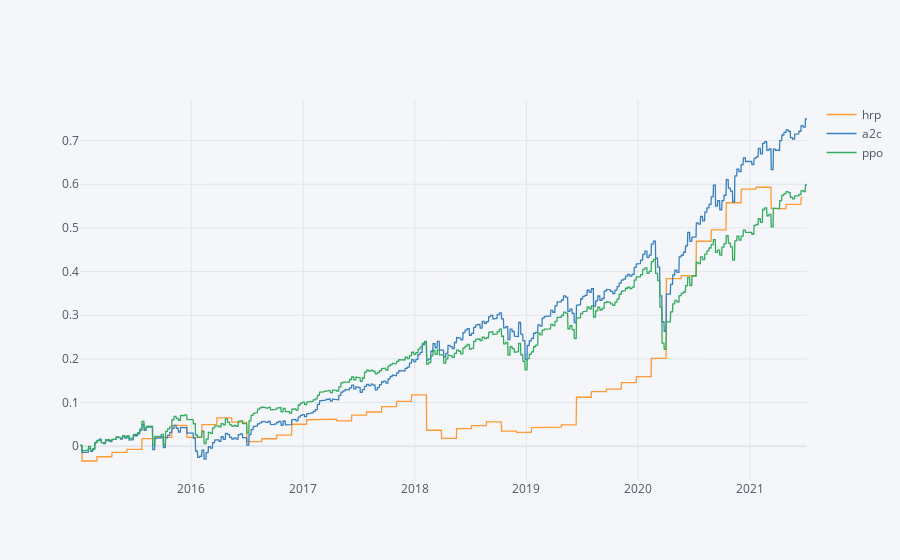

Notebook code cell kept with this figure:
### Code cell
rtsdf.iplot()

### Figure 1 — Plotly figure (JSON) as saved in the notebook; plotly's stock layout.template omitted (floating-point values rounded to 4 significant figures; data arrays with more than 128 entries replaced by an {"elided": "..."} marker saying what was removed)
{"data": [{"line": {"color": "rgba(255, 153, 51, 1.0)", "dash": "solid", "shape": "linear", "width": 1.3}, "mode": "lines", "name": "hrp", "text": "", "type": "scatter", "x": {"elided": "1699 str values"}, "y": {"elided": "1699 mixed values"}}, {"line": {"color": "rgba(55, 128, 191, 1.0)", "dash": "solid", "shape": "linear", "width": 1.3}, "mode": "lines", "name": "a2c", "text": "", "type": "scatter", "x": {"elided": "1699 str values"}, "y": {"elided": "1699 float values"}}, {"line": {"color": "rgba(50, 171, 96, 1.0)", "dash": "solid", "shape": "linear", "width": 1.3}, "mode": "lines", "name": "ppo", "text": "", "type": "scatter", "x": {"elided": "1699 str values"}, "y": {"elided": "1699 float values"}}], "layout": {"legend": {"bgcolor": "#F5F6F9", "font": {"color": "#4D5663"}}, "paper_bgcolor": "#F5F6F9", "plot_bgcolor": "#F5F6F9", "title": {"font": {"color": "#4D5663"}}, "xaxis": {"gridcolor": "#E1E5ED", "showgrid": true, "tickfont": {"color": "#4D5663"}, "title": {"font": {"color": "#4D5663"}, "text": ""}, "zerolinecolor": "#E1E5ED"}, "yaxis": {"gridcolor": "#E1E5ED", "showgrid": true, "tickfont": {"color": "#4D5663"}, "title": {"font": {"color": "#4D5663"}, "text": ""}, "zerolinecolor": "#E1E5ED"}}}
